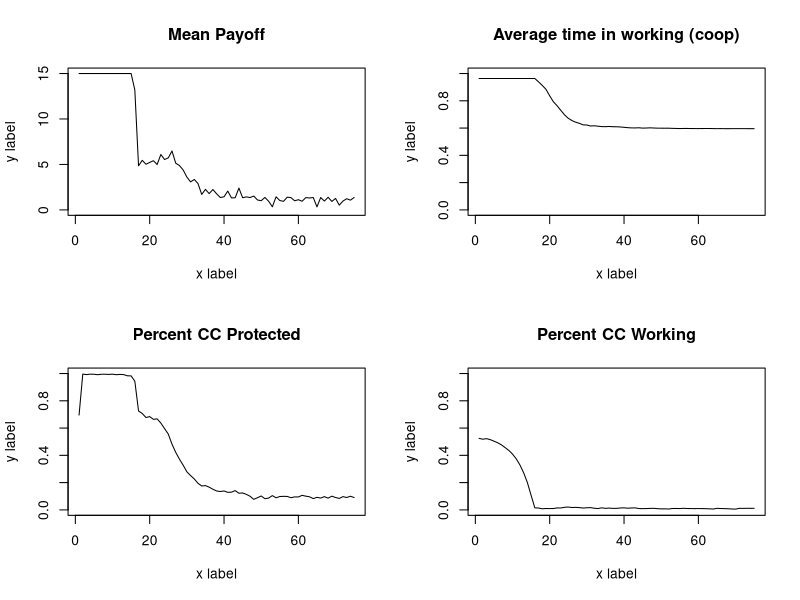
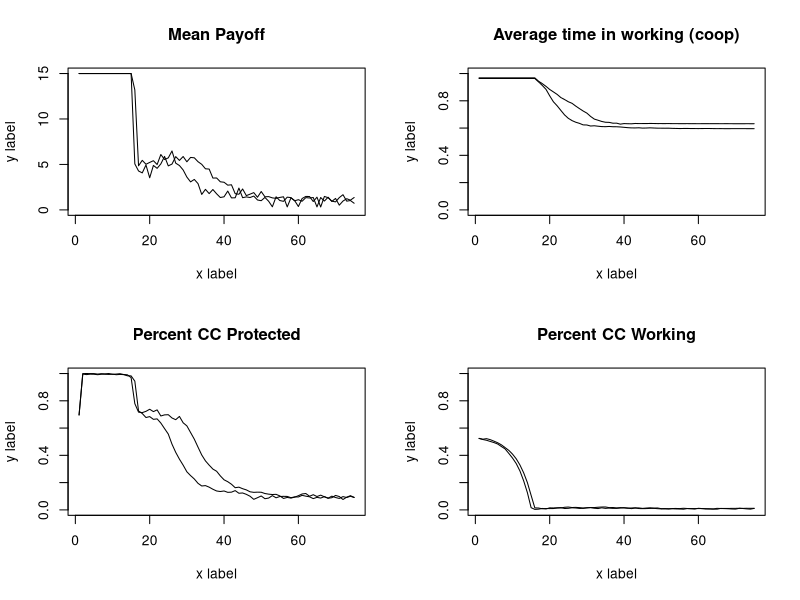
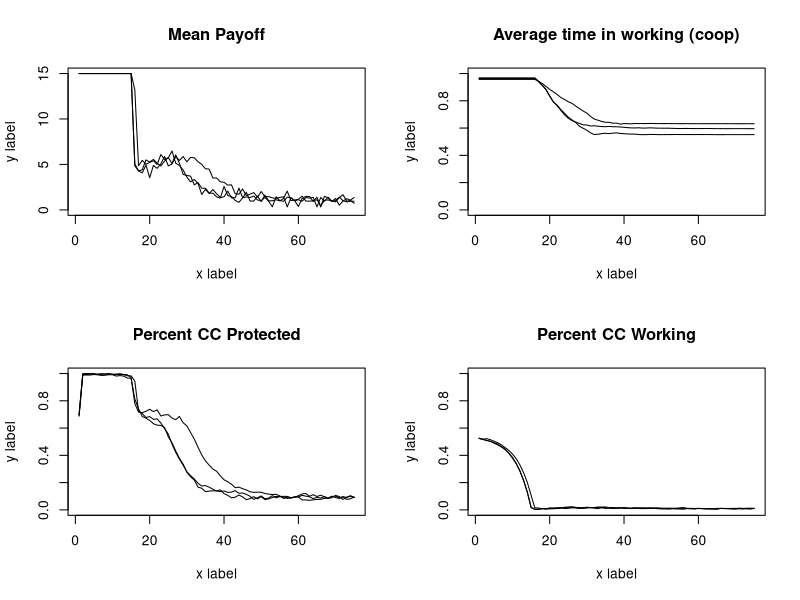
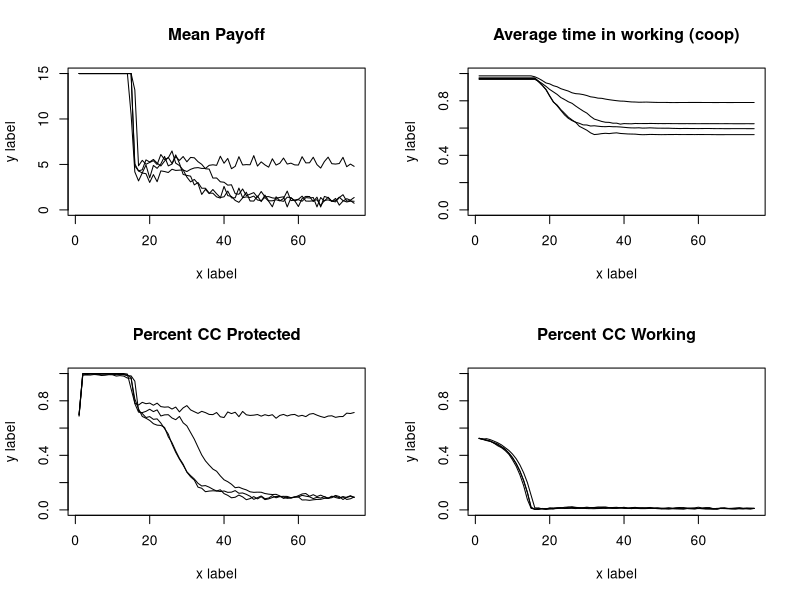
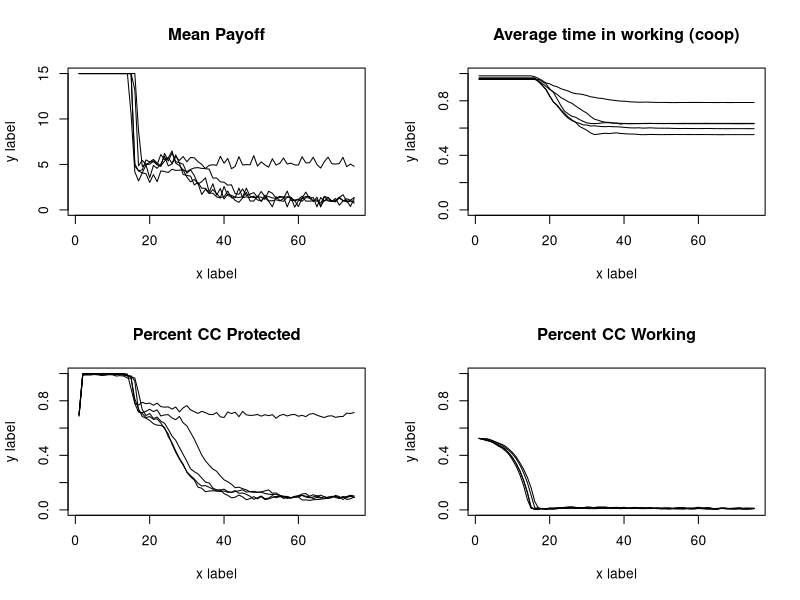
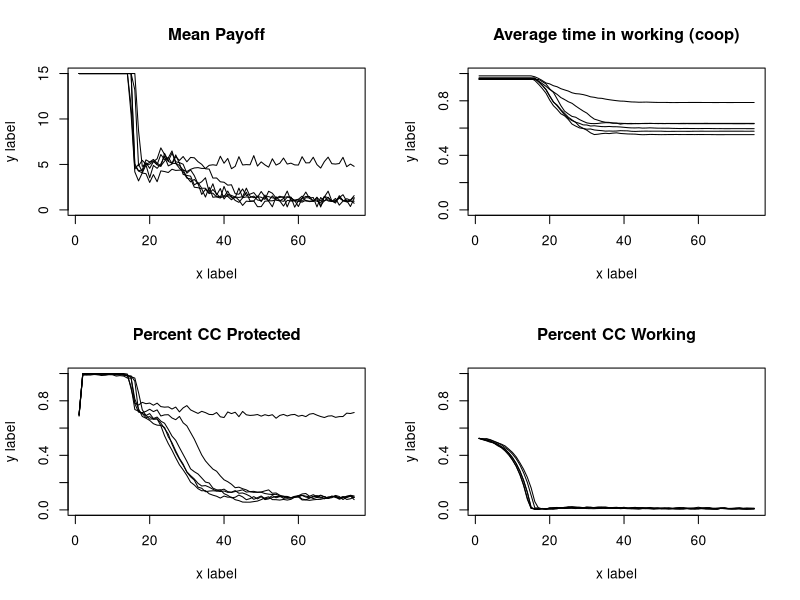
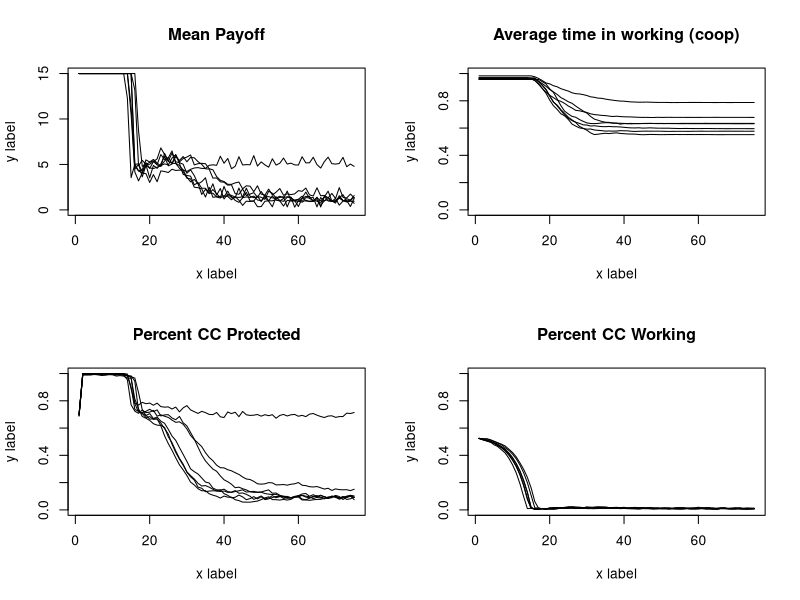
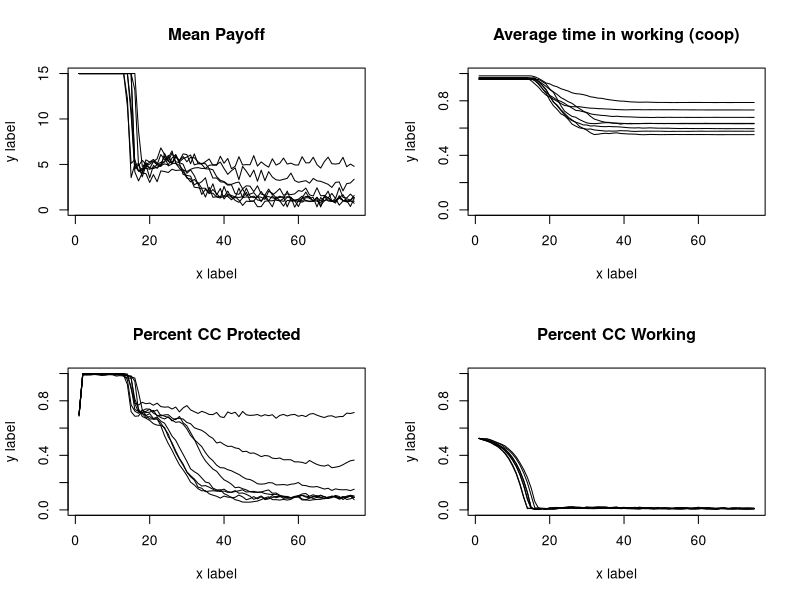

The R script that drew these images, in order: (Note: a time limit stopped this script after it produced the figures.)
abm<-function(#Specified parameters
  
  Runs=3,
  Individuals=100, #number of total resource users in a population
  
  TotalCarryingCapacity=10000, #total available resource units
  
  StartPercCarryingCapacity = 0.7, #amount of resources available in the landscape at the start in proportion to CC
  
  PercProtected=0.15, #percent of the total resource that's in a protected area
  
  CoopPercStart=0.9, #percent of individuals who start by following the rules at t0
  
  LearningStrategy = "Success Bias", #options are Success Bias & Conformist
  
  TimeSteps=75,
  ResourceRegenerationPerTimeStep=1.5,
  harvestMax=15,
  ProbOfMobility=0.15){
  
  ## Create output dfs
  
  outputmeanTimeProtect<-as.data.frame(matrix(NA,TimeSteps,Runs)) #output df for mean time harvesting from protected area
  names(outputmeanTimeProtect)<- paste("Run", 1:Runs, sep="")
  
  outputmeanTimeWorking<-as.data.frame(matrix(NA,TimeSteps,Runs))#output df for mean time harvesting from working area
  names(outputmeanTimeWorking)<- paste("Run", 1:Runs, sep="")
  
  outputNumResourcesProtect<-as.data.frame(matrix(NA,TimeSteps,Runs))#output df for resources in protected area
  names(outputNumResourcesProtect)<- paste("Run", 1:Runs, sep="")
  
  outputpercCCProtect<-as.data.frame(matrix(NA,TimeSteps,Runs))#output df for % of CC in protected area
  names(outputpercCCProtect)<- paste("Run", 1:Runs, sep="")
  
  outputNumResourcesWorking<-as.data.frame(matrix(NA,TimeSteps,Runs))#output df for resources in working area
  names(outputNumResourcesWorking)<- paste("Run", 1:Runs, sep="")
  
  outputpercCCWorking<-as.data.frame(matrix(NA,TimeSteps,Runs))#output df for % of CC in working area
  names(outputpercCCWorking)<- paste("Run", 1:Runs, sep="")
  
  outputmeanPayoff<-as.data.frame(matrix(NA,TimeSteps,Runs)) #output df for mean payoff
  names(outputmeanPayoff)<- paste("Run", 1:Runs, sep="")
  
  
  
  for (r in 1:Runs){
    PercWorking= 1-PercProtected #percent of resource in a working landscape
    TotalCCResourceProtected=PercProtected*TotalCarryingCapacity #total resource units in carrying capacity of protected area
    TotalCCResourceWorking=PercWorking*TotalCarryingCapacity #total resource units in carrying capacity of working area
    StartResourceWorking = TotalCCResourceWorking*StartPercCarryingCapacity #number of resources in the working landscape starting
    StartResourceProtected = TotalCCResourceProtected*StartPercCarryingCapacity #number of resources in the protected landscape starting
    CoopNumStart= as.integer(CoopPercStart*Individuals) #number of individuals cooperating fully at t0
    DefNumStart= Individuals - CoopNumStart#number of individuals defecting at t0
    PercTimeProtected = c(rep(0,CoopNumStart),rbeta(DefNumStart,1,2)) #percent of their foraging time each indv spends in the PA
    PercTimeWorking = (1-PercTimeProtected)#percent of their foraging time each indv spends in the working landscape
    
    agents<-data.frame(PercTimeProtected,
                       PercTimeWorking,
                       PayoffProtectedLastTime = rep(NA,Individuals),
                       PayoffWorkingLastTime= rep(NA,Individuals))   #dataframe to be filled with initial payoffs
    
    ProtectPerDefect<-as.integer(StartResourceProtected/DefNumStart) #protected area resources per each individual harvesting there
    WorkingPerTotal<-as.integer(StartResourceWorking/Individuals) #working landscape resources per individual
    
    for ( i in 1:nrow(agents)){  #fill the starting df percent payoff from the protected landscape is a function of the amount 
      agent2<-agents[i,]   #of resources there per individual searching there, and a random draw with a chance of success equal to time spent
      agents[i,4]<-rbinom(1,as.integer(WorkingPerTotal),agent2$PercTimeWorking)
      agents[i,4]<-ifelse(agents[i,4]>=harvestMax,harvestMax,agents[i,4])
      agents[i,3]<- ifelse(agents[i,4]< harvestMax,rbinom(1,ProtectPerDefect,agent2$PercTimeProtected),0) #if they didnt get the max harvest, then 
      agents[i,3]<-ifelse(agents[i,3]>harvestMax-agents[i,4],harvestMax-agents[i,4],agents[i,3])
    } #see what they get from the working landscape first
    
    
    
    agents$PayoffTotalLastTime<- agents$PayoffProtectedLastTime + agents$PayoffWorkingLastTime #total payoff is the sum of what they get from both areas
    
    
    
    
    outputmeanTimeProtect[1,r] <- mean(agents$PercTimeProtected)  #fill it with the outouts from time 1
    outputmeanTimeWorking[1,r]  <- mean(agents$PercTimeWorking) 
    outputNumResourcesProtect[1,r] <- StartResourceProtected-sum(agents$PayoffProtectedLastTime) 
    outputNumResourcesWorking[1,r] <- StartResourceWorking-sum(agents$PayoffWorkingLastTime) 
    outputpercCCProtect[1,r]  <- outputNumResourcesProtect[1,r]/TotalCCResourceProtected
    outputpercCCWorking[1,r]  <- outputNumResourcesWorking[1,r]/TotalCCResourceWorking
    outputmeanPayoff[1,r]  <- mean(agents$PayoffTotalLastTime) 
    
    
    
    for (t in 2:TimeSteps){  #run the abm for all o fthe time steps
      
      #choose new strategy  
      
      LastTimeAgents<-agents  #save the agents from the pervious time to a new df
      
      LastTimePercTimeProtected<-LastTimeAgents$PercTimeProtected  #pull out the previous pretected foraging times as vector
      LastTimePercWorking<-LastTimeAgents$PercTimeWorking  #pull out the previous working foraging times as vector
      
      PercTimeProtected<-rep(NA,length(PercTimeProtected))  #nullify the previous perc time protected vector so we can fill it later and be confident the values changed
      
      if(LearningStrategy == "Success Bias"){ 
        for (j in 1:nrow(LastTimeAgents)){  
          ThisAgent<-LastTimeAgents[j,]      #modify the foraging strategy of each agent individually
          OtherAgents<-LastTimeAgents[-j,]   #dataframe of ther agents for them to copy from
          ThisAgentPayoff<-ThisAgent$PayoffTotalLastTime   #payoff last time period for this agent
          OtherAgentSpecific<-OtherAgents[sample(nrow(OtherAgents),1),] #choose a specific agent for them to get paired up with
          OtherAgentPayoff<-OtherAgentSpecific$PayoffTotalLastTime  #Payoff the other agent recieved
          OtherAgentPercProtect<-OtherAgentSpecific$PercTimeProtected #strategy of other agent
          ThisAgentPercProtect<-ThisAgent$PercTimeProtected  #strategy of this agent
          
          PercTimeProtected[j]<-ifelse(ThisAgentPayoff >=OtherAgentPayoff,ThisAgent$PercTimeProtected,
                                       (ThisAgentPercProtect+((OtherAgentPercProtect-ThisAgentPercProtect)/2))) #vector of new strategies
          
          #if this agent did better than the randomly selected agent then they keep their strategy
          #if they did worse thnan they modify their strategy to be the difference between their previou sstrategy and the randomly selected agent
          
        }}
      if(LearningStrategy == "Conformist"){
        for (j in 1:nrow(LastTimeAgents)){  
          ThisAgent<-LastTimeAgents[j,]      #Pull out each specific agent
          OtherAgents<-LastTimeAgents[-j,]   #dataframe of ther agents for them to copy from
          OtherAgentsSample<-OtherAgents[c(sample(1:nrow(OtherAgents),5)),] #haphazardly chose 5 here...look into lit to find good number!!!
          OtherAgentsPercProtect<-mean(OtherAgentsSample$PercTimeProtected )# mean strategy of other agents
          ThisAgentPercProtect<-ThisAgent$PercTimeProtected  #strategy of this agent
          
          PercTimeProtected[j]<-(ThisAgentPercProtect+((OtherAgentsPercProtect-ThisAgentPercProtect)/2)) #vector of new strategies
        }}
      
      PercTimeWorking<- 1-PercTimeProtected   #time foraging in the working landscape
      
      
      agents<-data.frame(PercTimeProtected,   #new agent dataframe to fill
                         PercTimeWorking,
                         PayoffProtectedLastTime = rep(NA,Individuals),
                         PayoffWorkingLastTime= rep(NA,Individuals)) 
      
      
      #New resource pools to pull from
      #make sure they dont regenerate past their carrying capacity
      
      NewProtectedResourcesTotal<-round(outputNumResourcesProtect[t-1,r] * ResourceRegenerationPerTimeStep,digits=0)
      NewProtectedResourcesTotal<-ifelse(NewProtectedResourcesTotal<=  TotalCCResourceProtected,NewProtectedResourcesTotal, TotalCCResourceProtected)
      NewWorkingResourcesTotal<-round(outputNumResourcesWorking[t-1,r] * ResourceRegenerationPerTimeStep,digits=0)
      NewWorkingResourcesTotal<-ifelse(NewWorkingResourcesTotal<=TotalCCResourceWorking,NewWorkingResourcesTotal,TotalCCResourceWorking)
      
      ##Resource mobility
      LeaveWorking<-rbinom(1,NewWorkingResourcesTotal,ProbOfMobility) #number of resources which leave the protected area
      LeaveProtected<-rbinom(1,as.integer(NewProtectedResourcesTotal),ProbOfMobility)#number of resources which leave the working area
      
      #do the accounting on entering vs leaving individuals
      NewWorkingResourcesTotal<-NewWorkingResourcesTotal-LeaveWorking+LeaveProtected
      NewProtectedResourcesTotal<-NewProtectedResourcesTotal-LeaveProtected+LeaveWorking
      
      #Make sure they dont go over the CC again
      NewWorkingResourcesTotal<-ifelse(NewWorkingResourcesTotal<=TotalCCResourceWorking,NewWorkingResourcesTotal,TotalCCResourceWorking)
      NewProtectedResourcesTotal<-ifelse(NewProtectedResourcesTotal<=  TotalCCResourceProtected,NewProtectedResourcesTotal, TotalCCResourceProtected)
      
      
      ##calculate available resources per individual
      ProtectPerDefect<-as.integer(NewProtectedResourcesTotal/nrow(agents[agents$PercTimeProtected>0,])) #protected area resources per each individual harvesting there  
      WorkingPerTotal<-as.integer(NewWorkingResourcesTotal/Individuals)
      
      
      for ( i in 1:nrow(agents)){  #fill the starting df percent payoff from the protected landscape is a function of the amount 
        agent2<-agents[i,]   #of resources there per individual searching there, and a random draw with a chance of success equal to time spent
        agents[i,4]<-rbinom(1,as.integer(WorkingPerTotal),agent2$PercTimeWorking)
        agents[i,4]<-ifelse(agents[i,4]>=harvestMax,harvestMax,agents[i,4])
        agents[i,3]<- ifelse(agents[i,4]< harvestMax,rbinom(1,ProtectPerDefect,agent2$PercTimeProtected),0) #if they didnt get the max harvest, then 
        agents[i,3]<-ifelse(agents[i,3]>harvestMax-agents[i,4],harvestMax-agents[i,4],agents[i,3])
      } #see what they get from the working landscape first
      
      
      
      agents$PayoffTotalLastTime<- agents$PayoffProtectedLastTime + agents$PayoffWorkingLastTime #total payoff is the sum of what they get from both areas
      
      outputmeanTimeProtect[t,r] <- mean(agents$PercTimeProtected)  #fill it with the outouts from time 1
      outputmeanTimeWorking[t,r]  <- mean(agents$PercTimeWorking) 
      outputNumResourcesProtect[t,r] <- NewProtectedResourcesTotal-sum(agents$PayoffProtectedLastTime) 
      outputNumResourcesWorking[t,r]  <- NewWorkingResourcesTotal-sum(agents$PayoffWorkingLastTime)
      outputpercCCProtect[t,r]  <- outputNumResourcesProtect[t,r]/TotalCCResourceProtected
      outputpercCCWorking[t,r]  <- outputNumResourcesWorking[t,r]/TotalCCResourceWorking
      outputmeanPayoff[t,r]  <- mean(agents$PayoffTotalLastTime)
      
    }
    par(mfrow=c(2,2))
    
    #mean payoff
    plot(rowMeans(outputmeanPayoff), type = 'l', ylab = "y label", xlab = "x label", ylim=c(0,harvestMax), lwd = 3, main = "Mean Payoff")
    
    for (j in 1:Runs) {  
      
      lines(outputmeanPayoff[,j], type = 'l')  # add lines for each run, up to r_max
      
    }
    
    #% CC protected
    plot(rowMeans(outputmeanTimeWorking), type = 'l', ylab = "y label", xlab = "x label", ylim=c(0,1), lwd = 3, main = "Average time in working (coop)")
    
    for (j in 1:Runs) {  
      
      lines(outputmeanTimeWorking[,j], type = 'l')  # add lines for each run, up to r_max
      
    }
    
    #% CC protected
    plot(rowMeans(outputpercCCProtect), type = 'l', ylab = "y label", xlab = "x label", ylim=c(0,1), lwd = 3, main = "Percent CC Protected")
    
    for (j in 1:Runs) {  
      
      lines(outputpercCCProtect[,j], type = 'l')  # add lines for each run, up to r_max
      
    }
    
    #% CC working
    plot(rowMeans(outputpercCCWorking), type = 'l', ylab = "y label", xlab = "x label", ylim=c(0,1), lwd = 3, main = "Percent CC Working")
    
    for (j in 1:Runs) {  
      
      lines(outputpercCCWorking[,j], type = 'l')  # add lines for each run, up to r_max
      
    }

    
  }
  outputmeanPayoff$Timestep<-c(1:TimeSteps)
  outputmeanTimeProtect$Timestep<-c(1:TimeSteps)
  outputmeanTimeWorking$Timestep<-c(1:TimeSteps)
  outputNumResourcesProtect$Timestep<-c(1:TimeSteps)
  outputNumResourcesWorking$Timestep<-c(1:TimeSteps)
  outputpercCCProtect$Timestep<-c(1:TimeSteps)
  outputpercCCWorking$Timestep<-c(1:TimeSteps)
  outputmeanPayoff$Timestep<-c(1:TimeSteps)
  
  
  FullOutput<-list(meanPayoff=outputmeanPayoff,
                   meanTimeProtect=outputmeanTimeProtect,
                   meanTimeWorking=outputmeanTimeWorking,
                   NumResourcesProtect=outputNumResourcesProtect,
                   NumResourcesWorking=outputNumResourcesWorking,
                   percCCProtect=outputpercCCProtect,
                   percCCWorking=outputpercCCWorking,
                   meanPayoff=outputmeanPayoff)
  
  FullOutput<<-FullOutput
  
  
}

abm(Runs=10)

#fill a dataframe with the means

FillData<-data.frame(PercProtected=seq(0.1,0.9,0.05),ResourceMobility=seq(0.1,0.9,0.05))
FillData<-expand.grid(PercProtected=seq(0.1,0.9,0.05), ResourceMobility=seq(0.1,0.9,0.05))
FillData$ProtectedCC<-rep(NA,nrow(FillData))

for (i in 1:nrow(FillData)){
abm(Runs=10,Individuals = 100,
    PercProtected = FillData[i,]$PercProtected, 
    ProbOfMobility = FillData[i,]$ResourceMobility)
FillData[i,3]<-apply(FullOutput$percCCProtect[75,1:10],1,mean)  
  
}
  

  
